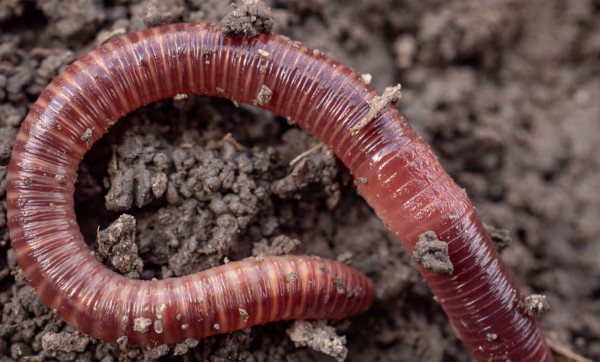
#> input picture Fotos/anelideos.jpg, 600 x 362 px
$ python tranformation.py
#> lines starting #> are read from the running program, lines starting #| are printed output that depends on the picture
import cv2 as cv
import numpy as np

img = cv.imread('Fotos/anelideos.jpg')
#> img is the input picture: shape (362, 600, 3); mean B, G, R 72.5, 74, 104.1

cv.imshow('imagem', img)

#   Transladar
def translate(img,  x, y):
#> called with x = -100, y = 100
    transMat = np.float32([[1, 0, x], [0, 1, y]])# Matriz de transladação
    dimensions = (img.shape[1], img.shape[0])#[1]comprimentp, [0] altura
#> dimensions = (600, 362)
    return  cv.warpAffine(img, transMat, dimensions)
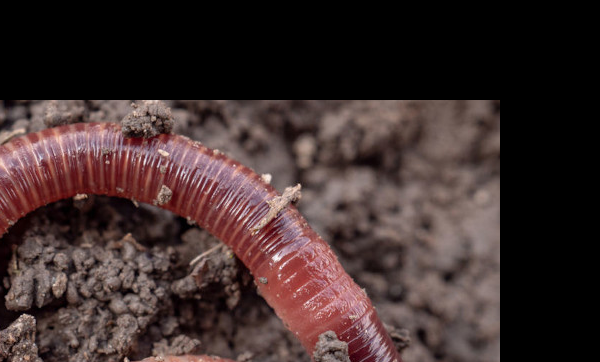
#> returned value: shape (362, 600, 3); mean of channels 0, 1, 2 45.5, 46.6, 63.2; drawn as B, G, R

# Se tivermos valores negativos de x a transladação moverá para a esquerda
# Se tivermos valores negativos de x a transladação moverá para cima
# Se tivermos valores negativos de x a transladação moverá para a direta
# Se tivermos valores negativos de x a transladação moverá para baixo

translated = translate(img, -100, 100)
#cv.imshow('translated', translated)


#   Rotação
def rodado (img, angle, rotPoint = None):
#> called with angle = -45
    (height, width) = img.shape[:2]
#> height = 362; width = 600

    if rotPoint is None:
        rotPoint = (width//2, height//2)
#> rotPoint = (300, 181)

    rotMat = cv.getRotationMatrix2D(rotPoint, angle, 1.0)
    dimensoes = (width, height)
#> dimensoes = (600, 362)

    return cv.warpAffine(img, rotMat, dimensoes)
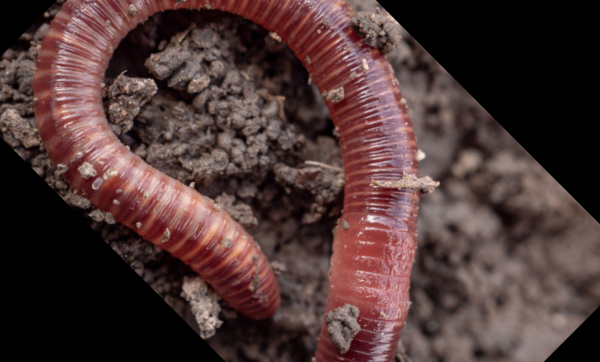
#> returned value: shape (362, 600, 3); mean of channels 0, 1, 2 53.6, 55.1, 78; drawn as B, G, R

# A rotação ela adiciona espaços em braco em triangulos que ficam mesmo rotacionando-a novamente
rotada = rodado(img, -45)# Padrão antihorário
#cv.imshow('rodada', rotada)

rotada_rotada = rodado(rotada, -90)
#> call 2 of rodado, with angle = -90
#> in rodado (call 2), `return cv.warpAffine(img, rotMat, dimensoes)`:
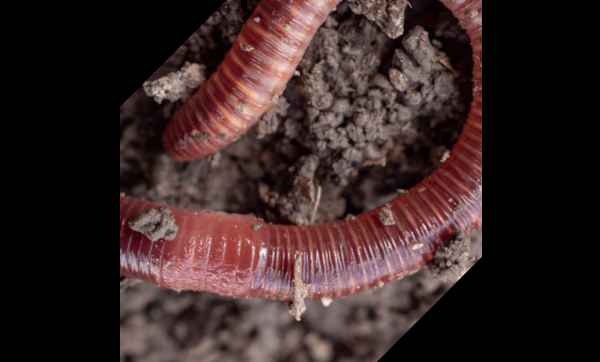
#> returned value: shape (362, 600, 3); mean of channels 0, 1, 2 37.5, 38.4, 55.7; drawn as B, G, R
#cv.imshow('rodada rodada', rotada_rotada)

#    Mudando o tamanho
resized = cv.resize(img, (500, 500), interpolation = cv.INTER_CUBIC)
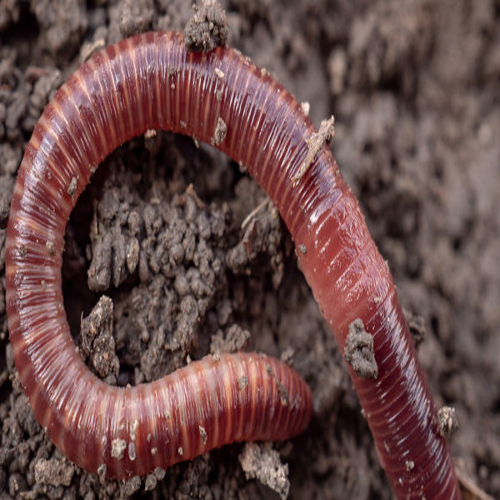
#> resized: shape (500, 500, 3); mean B, G, R 72.5, 74, 104.1
#cv.imshow('Retamanho', resized)

#   Virar
flip = cv.flip(img, 1) #No segundo termo pode ser 0, 1, -1;
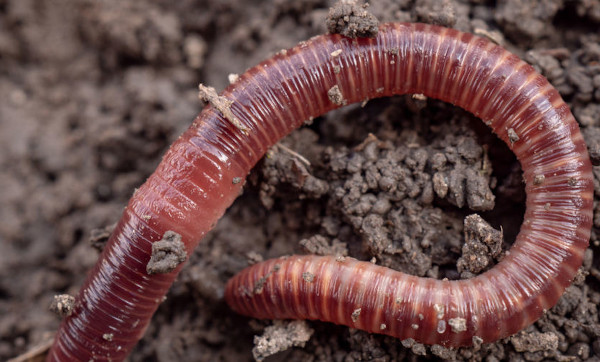
#> flip: shape (362, 600, 3); mean B, G, R 72.5, 74, 104.1
#0 flip vertical, 1 flip horizontal, -1 flip horizontal e vertical
#cv.imshow('Flip', flip)

#   Recortar
recortar = img[200:400, 300:400]
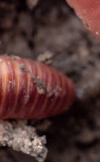
#> recortar: shape (162, 100, 3); mean B, G, R 52.1, 54.6, 83
#cv.imshow('Recortado', recortar)
cv.waitKey(0)
